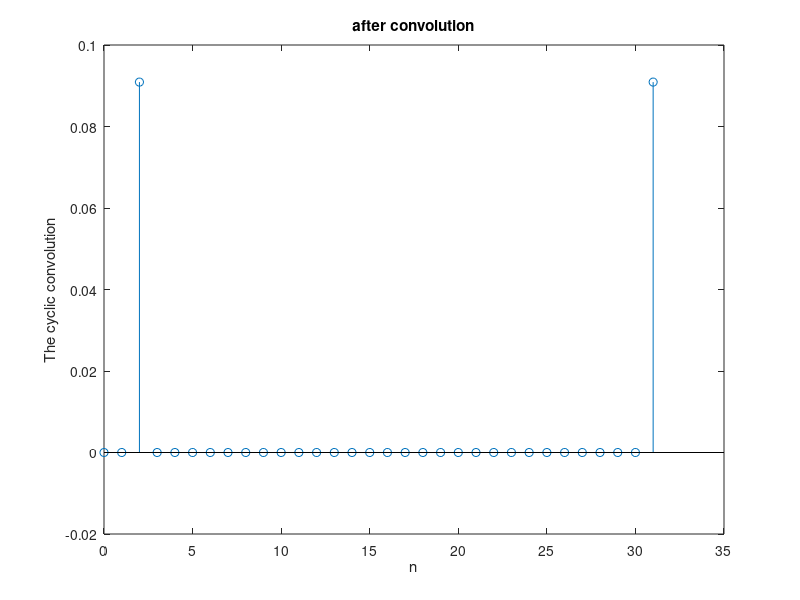

Write the MATLAB code that produced this figure. (Note: this script raises an error after producing the figure.)
%PART 2.5
%[dist_image_1,dist_image_2,noised_image,imp_resp_image]=img_gen('EVIATAR','EYAL')


% Plot dist_image_1
%subplot(2, 2, 1);
%imshow(dist_image_1);
%title('dist\_image\_1');

% Plot dist_image_2
%subplot(2, 2, 2);
%imshow(dist_image_2);
%title('dist\_image\_2');

% Plot noised_image
%subplot(2, 2, 3);
%imshow(noised_image);
%title('noised\_image');

% Plot imp_resp_image
%subplot(2, 2, 4);
%imshow(imp_resp_image);
%title('imp\_resp\_image');

% compute THE DTFT of H0
n=2;
h0=[ 0;0;0.0909];
w=[0 2*pi/6 4*pi/6 8*pi/6];
H0=exp(-1i*w'*n)*h0';
%disp(H0)
%-----------------------------------------------------------
%Q2.6 
%subplot(2,1,1)
w = [1 zeros(1, 28) 1]; %  creat w[n] from 2 delta
stem(0:length(w)-1, w); 
title('w[n]');
xlabel('n'); 
ylabel('w[n]'); 

% cyclic convolution with h0
cyclic_conv = cconv(h0, w, 32); 

% result of convolution
%subplot(2,1,2);
stem(0:length(cyclic_conv)-1, cyclic_conv);
title('after convolution');
xlabel('n'); 
ylabel('The cyclic convolution'); 

%Q2.7)

%x1:
h1_padded = [imp_resp_image zeros(3,123);zeros(125,128)];



